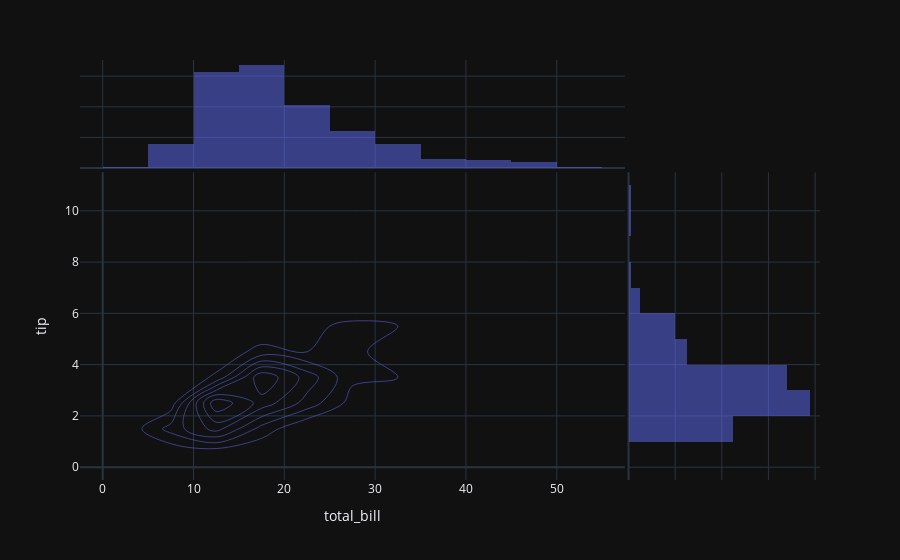

The notebook cell this image was saved under:
### Code cell
fig = px.density_contour(df, x="total_bill", y="tip", marginal_x="histogram", marginal_y="histogram")
fig.show()

### Figure 1 — Plotly figure (JSON) as saved in the notebook; plotly's stock layout.template omitted (floating-point values rounded to 4 significant figures; data arrays with more than 128 entries replaced by an {"elided": "..."} marker saying what was removed)
{"data": [{"contours": {"coloring": "none"}, "hovertemplate": "total_bill=%{x}<br>tip=%{y}<br>count=%{z}<extra></extra>", "legendgroup": "", "line": {"color": "#636efa"}, "name": "", "showlegend": false, "x": {"elided": "244 float values"}, "xaxis": "x", "xbingroup": "x", "y": {"elided": "244 float values"}, "yaxis": "y", "ybingroup": "y", "type": "histogram2dcontour"}, {"alignmentgroup": "True", "bingroup": "x", "hovertemplate": "total_bill=%{x}<br>count=%{y}<extra></extra>", "legendgroup": "", "marker": {"color": "#636efa"}, "name": "", "offsetgroup": "", "opacity": 0.5, "showlegend": false, "x": {"elided": "244 float values"}, "xaxis": "x3", "yaxis": "y3", "type": "histogram"}, {"alignmentgroup": "True", "bingroup": "y", "hovertemplate": "tip=%{y}<br>count=%{x}<extra></extra>", "legendgroup": "", "marker": {"color": "#636efa"}, "name": "", "offsetgroup": "", "opacity": 0.5, "showlegend": false, "xaxis": "x2", "y": {"elided": "244 float values"}, "yaxis": "y2", "type": "histogram"}], "layout": {"xaxis": {"anchor": "y", "domain": [0.0, 0.7363], "title": {"text": "total_bill"}}, "yaxis": {"anchor": "x", "domain": [0.0, 0.7326], "title": {"text": "tip"}}, "xaxis2": {"anchor": "y2", "domain": [0.7413, 1.0], "matches": "x2", "showticklabels": false, "showline": false, "ticks": "", "showgrid": true}, "yaxis2": {"anchor": "x2", "domain": [0.0, 0.7326], "matches": "y", "showticklabels": false, "showgrid": true}, "xaxis3": {"anchor": "y3", "domain": [0.0, 0.7363], "matches": "x", "showticklabels": false, "showgrid": true}, "yaxis3": {"anchor": "x3", "domain": [0.7426, 1.0], "matches": "y3", "showticklabels": false, "showline": false, "ticks": "", "showgrid": true}, "xaxis4": {"anchor": "y4", "domain": [0.7413, 1.0], "matches": "x2", "showticklabels": false, "showgrid": true, "showline": false, "ticks": ""}, "yaxis4": {"anchor": "x4", "domain": [0.7426, 1.0], "matches": "y3", "showticklabels": false, "showline": false, "ticks": "", "showgrid": true}, "legend": {"tracegroupgap": 0}, "margin": {"t": 60}, "barmode": "overlay"}}
